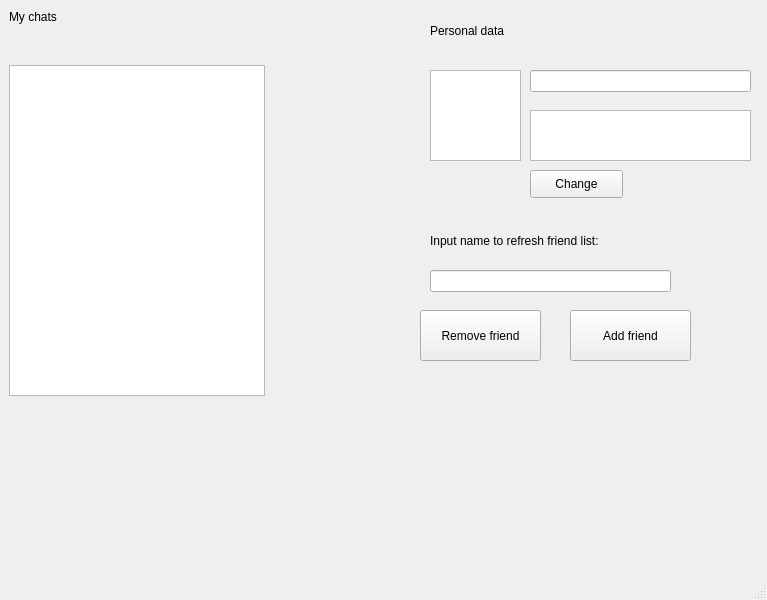
<?xml version="1.0" encoding="UTF-8"?>
<ui version="4.0">
 <class>user</class>
 <widget class="QMainWindow" name="user">
  <property name="geometry">
   <rect>
    <x>0</x>
    <y>0</y>
    <width>767</width>
    <height>600</height>
   </rect>
  </property>
  <property name="windowTitle">
   <string>MainWindow</string>
  </property>
  <widget class="QWidget" name="centralwidget">
   <widget class="QLabel" name="label">
    <property name="geometry">
     <rect>
      <x>9</x>
      <y>9</y>
      <width>57</width>
      <height>16</height>
     </rect>
    </property>
    <property name="sizePolicy">
     <sizepolicy hsizetype="Preferred" vsizetype="Preferred">
      <horstretch>0</horstretch>
      <verstretch>50</verstretch>
     </sizepolicy>
    </property>
    <property name="maximumSize">
     <size>
      <width>16777215</width>
      <height>50</height>
     </size>
    </property>
    <property name="baseSize">
     <size>
      <width>0</width>
      <height>50</height>
     </size>
    </property>
    <property name="text">
     <string>My chats</string>
    </property>
   </widget>
   <widget class="QTableView" name="tableView">
    <property name="geometry">
     <rect>
      <x>9</x>
      <y>65</y>
      <width>256</width>
      <height>331</height>
     </rect>
    </property>
    <property name="sizePolicy">
     <sizepolicy hsizetype="Fixed" vsizetype="Expanding">
      <horstretch>0</horstretch>
      <verstretch>0</verstretch>
     </sizepolicy>
    </property>
   </widget>
   <widget class="QLabel" name="label_2">
    <property name="geometry">
     <rect>
      <x>430</x>
      <y>10</y>
      <width>231</width>
      <height>41</height>
     </rect>
    </property>
    <property name="text">
     <string>Personal data</string>
    </property>
   </widget>
   <widget class="QLineEdit" name="name">
    <property name="geometry">
     <rect>
      <x>530</x>
      <y>70</y>
      <width>221</width>
      <height>22</height>
     </rect>
    </property>
   </widget>
   <widget class="QTextBrowser" name="status">
    <property name="geometry">
     <rect>
      <x>530</x>
      <y>110</y>
      <width>221</width>
      <height>51</height>
     </rect>
    </property>
   </widget>
   <widget class="QPushButton" name="change">
    <property name="geometry">
     <rect>
      <x>530</x>
      <y>170</y>
      <width>93</width>
      <height>28</height>
     </rect>
    </property>
    <property name="text">
     <string>Change</string>
    </property>
   </widget>
   <widget class="QLabel" name="label_3">
    <property name="geometry">
     <rect>
      <x>430</x>
      <y>220</y>
      <width>211</width>
      <height>41</height>
     </rect>
    </property>
    <property name="text">
     <string>Input name to refresh friend list:</string>
    </property>
   </widget>
   <widget class="QLineEdit" name="friendd">
    <property name="geometry">
     <rect>
      <x>430</x>
      <y>270</y>
      <width>241</width>
      <height>22</height>
     </rect>
    </property>
   </widget>
   <widget class="QPushButton" name="remove">
    <property name="geometry">
     <rect>
      <x>420</x>
      <y>310</y>
      <width>121</width>
      <height>51</height>
     </rect>
    </property>
    <property name="text">
     <string>Remove friend</string>
    </property>
   </widget>
   <widget class="QPushButton" name="add">
    <property name="geometry">
     <rect>
      <x>570</x>
      <y>310</y>
      <width>121</width>
      <height>51</height>
     </rect>
    </property>
    <property name="text">
     <string>Add friend</string>
    </property>
   </widget>
   <widget class="QGraphicsView" name="graphicsView">
    <property name="geometry">
     <rect>
      <x>430</x>
      <y>70</y>
      <width>91</width>
      <height>91</height>
     </rect>
    </property>
   </widget>
  </widget>
  <widget class="QMenuBar" name="menubar">
   <property name="geometry">
    <rect>
     <x>0</x>
     <y>0</y>
     <width>767</width>
     <height>26</height>
    </rect>
   </property>
  </widget>
  <widget class="QStatusBar" name="statusbar"/>
 </widget>
 <resources/>
 <connections/>
</ui>
